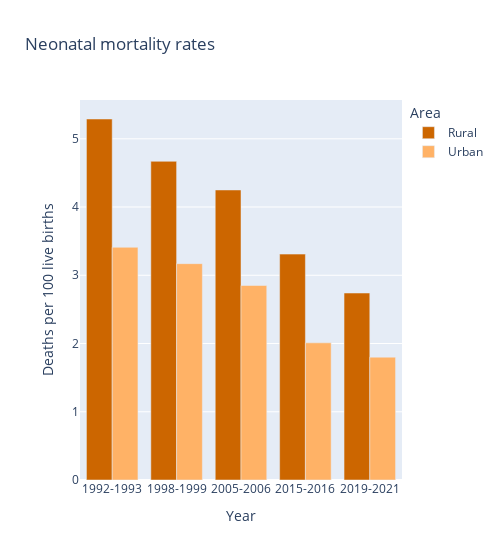
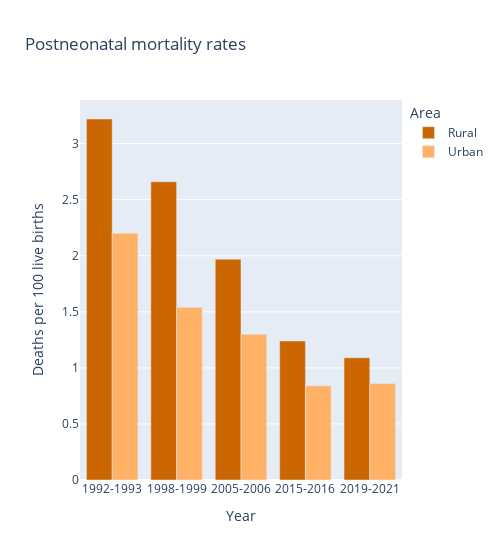
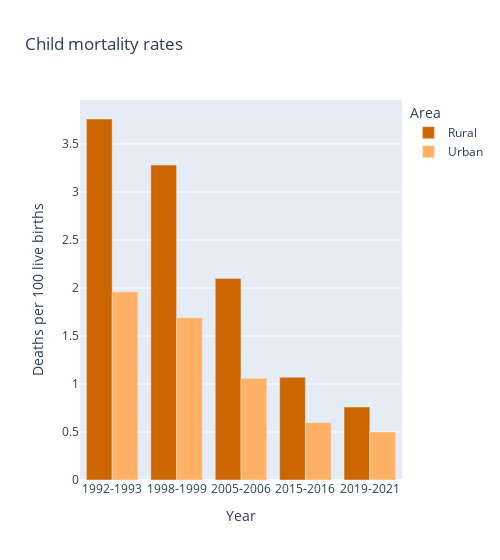
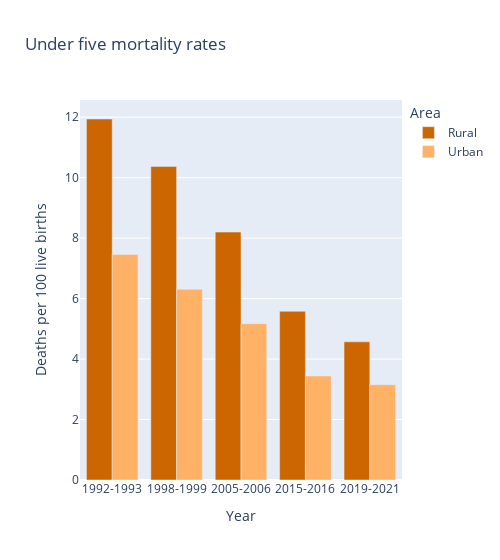

The notebook cell these images were saved under, in order:
### Code cell
# Urban vs rural
UR = pop_data[pop_data['Area'] != 'Total']
# Neonatal mortality
UR_neonatal = UR[UR['Group'] == 'Neonatal mortality']
fig = px.bar(UR_neonatal, x='Year', y='Total Rate',
             color='Area', barmode='group', width=500,
             title='Neonatal mortality rates',
             color_discrete_sequence=['#CC6600', '#FFB266']
             )
# Update layout
fig.update_layout(
    yaxis_title='Deaths per 100 live births',
)
fig.show()
# Postneonatal mortality
UR_postnatal = UR[UR['Group'] == 'Postneonatal mortality']
fig = px.bar(UR_postnatal, x='Year', y='Total Rate',
             color='Area', barmode='group', width=500, title='Postneonatal mortality rates',
             color_discrete_sequence=['#CC6600', '#FFB266']
             )
# Update layout
fig.update_layout(
    yaxis_title='Deaths per 100 live births',
)
fig.show()
# Child mortality
UR_child = UR[UR['Group'] == 'Child mortality']
fig = px.bar(UR_child, x='Year', y='Total Rate',
             color='Area', barmode='group', width=500, title='Child mortality rates',
             color_discrete_sequence=['#CC6600', '#FFB266']
             )
# Update layout
fig.update_layout(
    yaxis_title='Deaths per 100 live births'
    )
fig.show()

# Under five mortality
UR_underfive = UR[UR['Group'] == 'Under five mortality']
fig = px.bar(UR_underfive, x='Year', y='Total Rate',
             color='Area', barmode='group', width=500, title='Under five mortality rates',
             color_discrete_sequence=['#CC6600', '#FFB266']
             )
# Update layout
fig.update_layout(
    yaxis_title='Deaths per 100 live births'
    )
fig.show()

### Figure 1 — Plotly figure (JSON) as saved in the notebook; plotly's stock layout.template omitted (floating-point values rounded to 4 significant figures)
{"data": [{"alignmentgroup": "True", "hovertemplate": "Area=Rural<br>Year=%{x}<br>Total Rate=%{y}<extra></extra>", "legendgroup": "Rural", "marker": {"color": "#CC6600", "pattern": {"shape": ""}}, "name": "Rural", "offsetgroup": "Rural", "orientation": "v", "showlegend": true, "textposition": "auto", "type": "bar", "x": ["1992-1993", "1998-1999", "2005-2006", "2015-2016", "2019-2021"], "xaxis": "x", "y": [5.29, 4.67, 4.25, 3.31, 2.74], "yaxis": "y"}, {"alignmentgroup": "True", "hovertemplate": "Area=Urban<br>Year=%{x}<br>Total Rate=%{y}<extra></extra>", "legendgroup": "Urban", "marker": {"color": "#FFB266", "pattern": {"shape": ""}}, "name": "Urban", "offsetgroup": "Urban", "orientation": "v", "showlegend": true, "textposition": "auto", "type": "bar", "x": ["1992-1993", "1998-1999", "2005-2006", "2015-2016", "2019-2021"], "xaxis": "x", "y": [3.41, 3.17, 2.85, 2.01, 1.8], "yaxis": "y"}], "layout": {"barmode": "group", "legend": {"title": {"text": "Area"}, "tracegroupgap": 0}, "title": {"text": "Neonatal mortality rates"}, "width": 500, "xaxis": {"anchor": "y", "domain": [0, 1], "title": {"text": "Year"}}, "yaxis": {"anchor": "x", "domain": [0, 1], "title": {"text": "Deaths per 100 live births"}}}}

### Figure 2 — Plotly figure (JSON) as saved in the notebook; plotly's stock layout.template omitted (floating-point values rounded to 4 significant figures)
{"data": [{"alignmentgroup": "True", "hovertemplate": "Area=Rural<br>Year=%{x}<br>Total Rate=%{y}<extra></extra>", "legendgroup": "Rural", "marker": {"color": "#CC6600", "pattern": {"shape": ""}}, "name": "Rural", "offsetgroup": "Rural", "orientation": "v", "showlegend": true, "textposition": "auto", "type": "bar", "x": ["1992-1993", "1998-1999", "2005-2006", "2015-2016", "2019-2021"], "xaxis": "x", "y": [3.22, 2.66, 1.97, 1.24, 1.09], "yaxis": "y"}, {"alignmentgroup": "True", "hovertemplate": "Area=Urban<br>Year=%{x}<br>Total Rate=%{y}<extra></extra>", "legendgroup": "Urban", "marker": {"color": "#FFB266", "pattern": {"shape": ""}}, "name": "Urban", "offsetgroup": "Urban", "orientation": "v", "showlegend": true, "textposition": "auto", "type": "bar", "x": ["1992-1993", "1998-1999", "2005-2006", "2015-2016", "2019-2021"], "xaxis": "x", "y": [2.2, 1.54, 1.3, 0.84, 0.86], "yaxis": "y"}], "layout": {"barmode": "group", "legend": {"title": {"text": "Area"}, "tracegroupgap": 0}, "title": {"text": "Postneonatal mortality rates"}, "width": 500, "xaxis": {"anchor": "y", "domain": [0, 1], "title": {"text": "Year"}}, "yaxis": {"anchor": "x", "domain": [0, 1], "title": {"text": "Deaths per 100 live births"}}}}

### Figure 3 — Plotly figure (JSON) as saved in the notebook; plotly's stock layout.template omitted (floating-point values rounded to 4 significant figures)
{"data": [{"alignmentgroup": "True", "hovertemplate": "Area=Rural<br>Year=%{x}<br>Total Rate=%{y}<extra></extra>", "legendgroup": "Rural", "marker": {"color": "#CC6600", "pattern": {"shape": ""}}, "name": "Rural", "offsetgroup": "Rural", "orientation": "v", "showlegend": true, "textposition": "auto", "type": "bar", "x": ["1992-1993", "1998-1999", "2005-2006", "2015-2016", "2019-2021"], "xaxis": "x", "y": [3.76, 3.28, 2.1, 1.07, 0.76], "yaxis": "y"}, {"alignmentgroup": "True", "hovertemplate": "Area=Urban<br>Year=%{x}<br>Total Rate=%{y}<extra></extra>", "legendgroup": "Urban", "marker": {"color": "#FFB266", "pattern": {"shape": ""}}, "name": "Urban", "offsetgroup": "Urban", "orientation": "v", "showlegend": true, "textposition": "auto", "type": "bar", "x": ["1992-1993", "1998-1999", "2005-2006", "2015-2016", "2019-2021"], "xaxis": "x", "y": [1.96, 1.69, 1.06, 0.6, 0.5], "yaxis": "y"}], "layout": {"barmode": "group", "legend": {"title": {"text": "Area"}, "tracegroupgap": 0}, "title": {"text": "Child mortality rates"}, "width": 500, "xaxis": {"anchor": "y", "domain": [0, 1], "title": {"text": "Year"}}, "yaxis": {"anchor": "x", "domain": [0, 1], "title": {"text": "Deaths per 100 live births"}}}}

### Figure 4 — Plotly figure (JSON) as saved in the notebook; plotly's stock layout.template omitted (floating-point values rounded to 4 significant figures)
{"data": [{"alignmentgroup": "True", "hovertemplate": "Area=Rural<br>Year=%{x}<br>Total Rate=%{y}<extra></extra>", "legendgroup": "Rural", "marker": {"color": "#CC6600", "pattern": {"shape": ""}}, "name": "Rural", "offsetgroup": "Rural", "orientation": "v", "showlegend": true, "textposition": "auto", "type": "bar", "x": ["1992-1993", "1998-1999", "2005-2006", "2015-2016", "2019-2021"], "xaxis": "x", "y": [11.94, 10.37, 8.2, 5.58, 4.57], "yaxis": "y"}, {"alignmentgroup": "True", "hovertemplate": "Area=Urban<br>Year=%{x}<br>Total Rate=%{y}<extra></extra>", "legendgroup": "Urban", "marker": {"color": "#FFB266", "pattern": {"shape": ""}}, "name": "Urban", "offsetgroup": "Urban", "orientation": "v", "showlegend": true, "textposition": "auto", "type": "bar", "x": ["1992-1993", "1998-1999", "2005-2006", "2015-2016", "2019-2021"], "xaxis": "x", "y": [7.46, 6.31, 5.17, 3.44, 3.15], "yaxis": "y"}], "layout": {"barmode": "group", "legend": {"title": {"text": "Area"}, "tracegroupgap": 0}, "title": {"text": "Under five mortality rates"}, "width": 500, "xaxis": {"anchor": "y", "domain": [0, 1], "title": {"text": "Year"}}, "yaxis": {"anchor": "x", "domain": [0, 1], "title": {"text": "Deaths per 100 live births"}}}}
